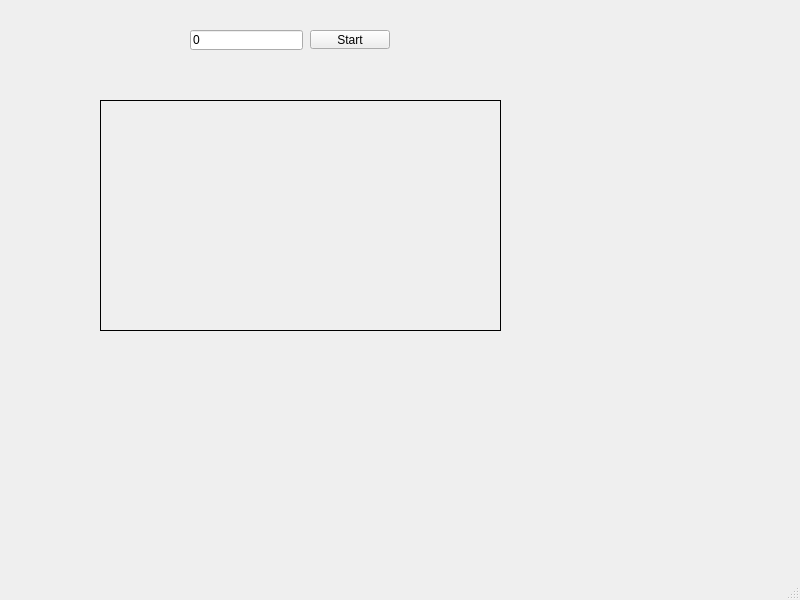
<?xml version="1.0" encoding="UTF-8"?>
<ui version="4.0">
 <class>MainWindow</class>
 <widget class="QMainWindow" name="MainWindow">
  <property name="geometry">
   <rect>
    <x>0</x>
    <y>0</y>
    <width>800</width>
    <height>600</height>
   </rect>
  </property>
  <property name="windowTitle">
   <string>MainWindow</string>
  </property>
  <widget class="QWidget" name="centralwidget">
   <widget class="QLabel" name="src">
    <property name="geometry">
     <rect>
      <x>100</x>
      <y>100</y>
      <width>401</width>
      <height>231</height>
     </rect>
    </property>
    <property name="frameShape">
     <enum>QFrame::Box</enum>
    </property>
    <property name="lineWidth">
     <number>1</number>
    </property>
    <property name="text">
     <string/>
    </property>
   </widget>
   <widget class="QPushButton" name="PBTrun">
    <property name="geometry">
     <rect>
      <x>310</x>
      <y>30</y>
      <width>80</width>
      <height>19</height>
     </rect>
    </property>
    <property name="text">
     <string>Start</string>
    </property>
   </widget>
   <widget class="QLineEdit" name="camPort">
    <property name="geometry">
     <rect>
      <x>190</x>
      <y>30</y>
      <width>113</width>
      <height>20</height>
     </rect>
    </property>
    <property name="text">
     <string>0</string>
    </property>
   </widget>
  </widget>
  <widget class="QMenuBar" name="menubar">
   <property name="geometry">
    <rect>
     <x>0</x>
     <y>0</y>
     <width>800</width>
     <height>16</height>
    </rect>
   </property>
  </widget>
  <widget class="QStatusBar" name="statusbar"/>
 </widget>
 <resources/>
 <connections/>
</ui>
